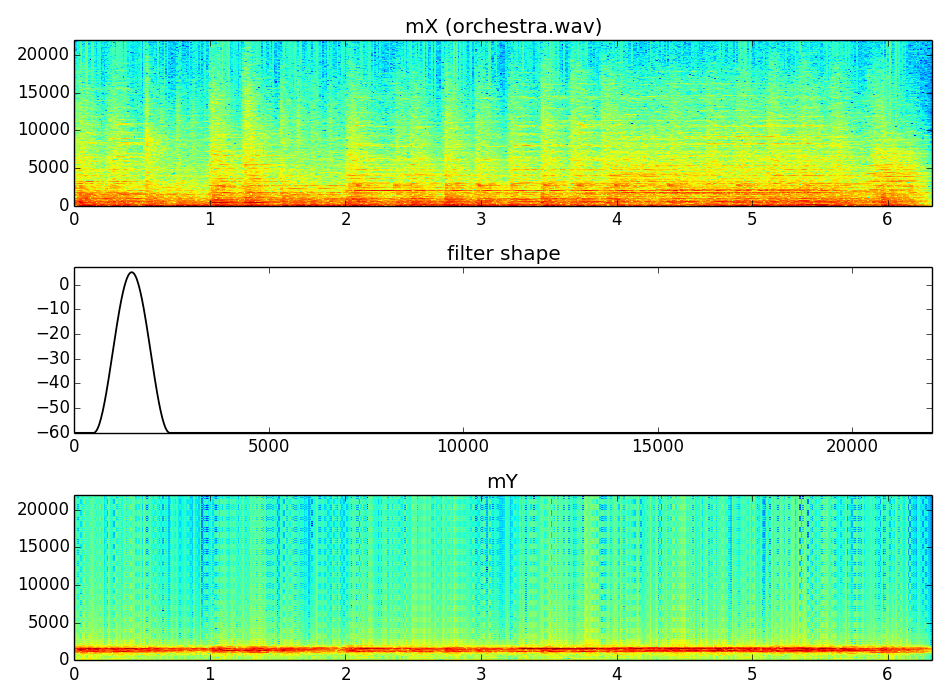

This figure's Python source:
import numpy as np
import time, os, sys
import matplotlib.pyplot as plt
sys.path.append(os.path.join(os.path.dirname(os.path.realpath(__file__)), '../../../software/models/'))
sys.path.append(os.path.join(os.path.dirname(os.path.realpath(__file__)), '../../../software/transformations/'))
import utilFunctions as UF
import stftTransformations as STFTT
import stft as STFT

(fs, x) = UF.wavread('../../../sounds/orchestra.wav')
w = np.hamming(2048)
N = 2048
H = 512
# design a band stop filter using a hanning window
startBin = int(N*500.0/fs)
nBins = int(N*2000.0/fs)
bandpass = (np.hanning(nBins) * 65.0) - 60
filt = np.zeros(N/2)-60
filt[startBin:startBin+nBins] = bandpass
y = STFTT.stftFiltering(x, fs, w, N, H, filt)
mX,pX = STFT.stftAnal(x, fs, w, N, H)
mY,pY = STFT.stftAnal(y, fs, w, N, H)

plt.figure(1, figsize=(12, 9))
plt.subplot(311)
numFrames = int(mX[:,0].size)
frmTime = H*np.arange(numFrames)/float(fs)                             
binFreq = np.arange(N/2)*float(fs)/N                         
plt.pcolormesh(frmTime, binFreq, np.transpose(mX))
plt.title('mX (orchestra.wav)')
plt.autoscale(tight=True)

plt.subplot(312)
plt.plot(fs*np.arange(N/2)/float(N), filt, 'k', lw=1.3)
plt.axis([0, fs/2, -60, 7])
plt.title('filter shape')

plt.subplot(313)
numFrames = int(mY[:,0].size)
frmTime = H*np.arange(numFrames)/float(fs)                             
binFreq = np.arange(N/2)*float(fs)/N                         
plt.pcolormesh(frmTime, binFreq, np.transpose(mY))
plt.title('mY')
plt.autoscale(tight=True)

plt.tight_layout()
UF.wavwrite(y, fs, 'orchestra-stft-filtering.wav')
plt.savefig('stftFiltering-orchestra.png')
plt.show()
